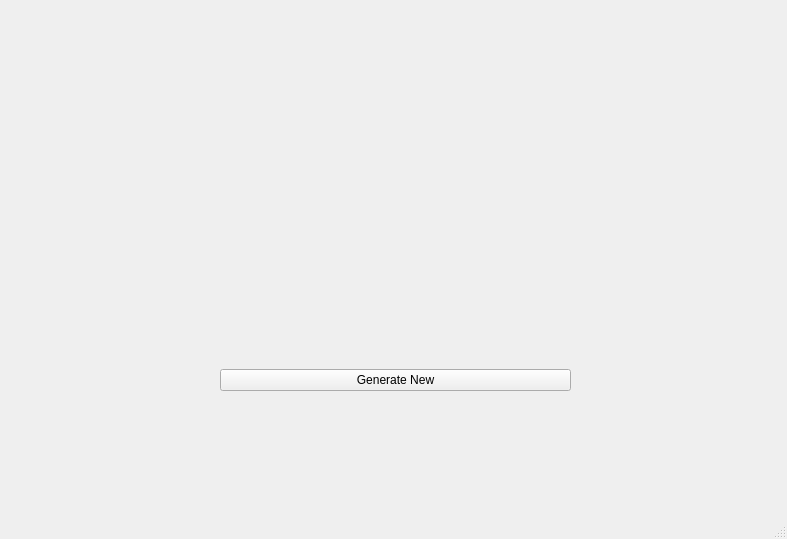
<?xml version="1.0" encoding="UTF-8"?>
<ui version="4.0">
 <class>MainWindow</class>
 <widget class="QMainWindow" name="MainWindow">
  <property name="windowModality">
   <enum>Qt::NonModal</enum>
  </property>
  <property name="geometry">
   <rect>
    <x>0</x>
    <y>0</y>
    <width>787</width>
    <height>539</height>
   </rect>
  </property>
  <property name="windowTitle">
   <string>MainWindow</string>
  </property>
  <widget class="QWidget" name="centralwidget">
   <widget class="QWidget" name="verticalLayoutWidget">
    <property name="geometry">
     <rect>
      <x>220</x>
      <y>50</y>
      <width>351</width>
      <height>261</height>
     </rect>
    </property>
    <layout class="QVBoxLayout" name="qrcodeLayout">
     <item>
      <widget class="QLabel" name="qrcode">
       <property name="text">
        <string/>
       </property>
       <property name="textFormat">
        <enum>Qt::AutoText</enum>
       </property>
       <property name="pixmap">
        <pixmap>qrcode.svg</pixmap>
       </property>
       <property name="alignment">
        <set>Qt::AlignCenter</set>
       </property>
      </widget>
     </item>
    </layout>
   </widget>
   <widget class="QWidget" name="verticalLayoutWidget_2">
    <property name="geometry">
     <rect>
      <x>220</x>
      <y>340</y>
      <width>351</width>
      <height>80</height>
     </rect>
    </property>
    <layout class="QVBoxLayout" name="generateLayout">
     <item>
      <widget class="QPushButton" name="generateButton">
       <property name="text">
        <string>Generate New</string>
       </property>
      </widget>
     </item>
    </layout>
   </widget>
  </widget>
  <widget class="QMenuBar" name="menubar">
   <property name="geometry">
    <rect>
     <x>0</x>
     <y>0</y>
     <width>787</width>
     <height>29</height>
    </rect>
   </property>
  </widget>
  <widget class="QStatusBar" name="statusbar"/>
 </widget>
 <resources/>
 <connections/>
</ui>
